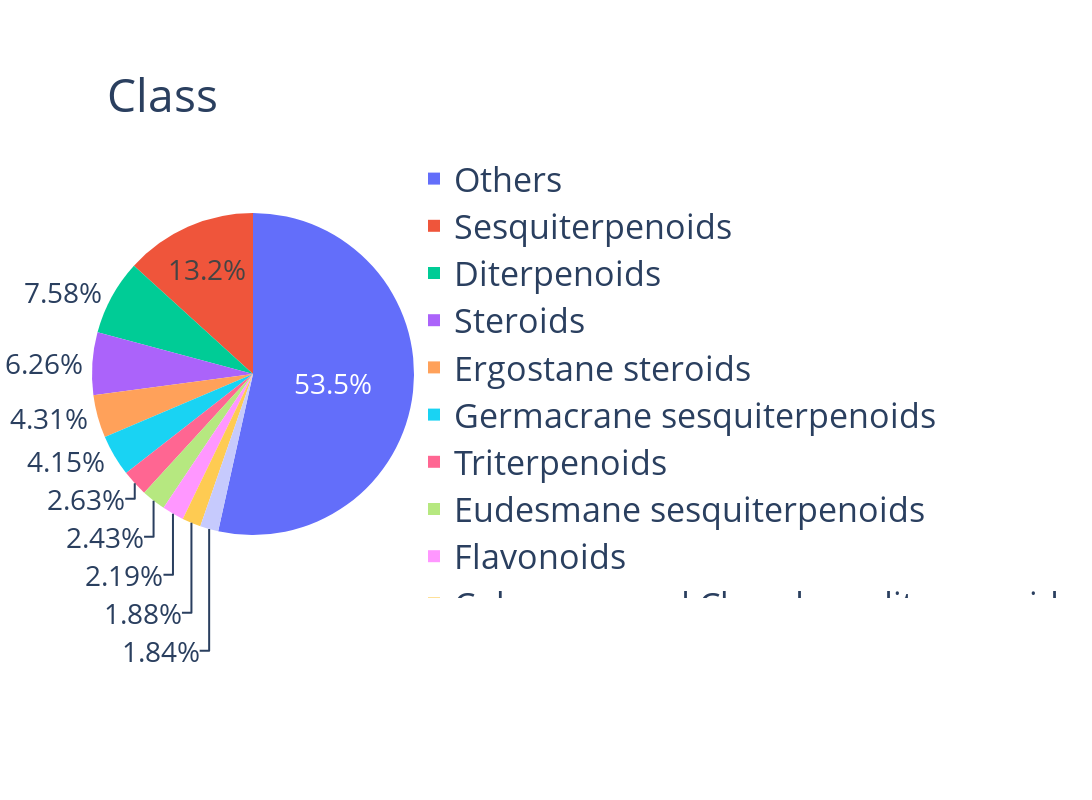

Notebook code cell kept with this figure:
### Code cell
import plotly.express as px
import plotly
import kaleido
import os
import pandas as pd

# Create folder for images if it doesn't exist
if not os.path.exists("images"):
    os.mkdir("images")

# Read data from Excel
dfi = pd.read_excel("Class_counts_complete.xlsx")  # <<< Change file name if needed

# ============================
# Remove unwanted error labels
# ============================
exclude_labels = ["try_again_error", "time_error", "TimeoutError", "OtherError", "not_classified"]
dfi = dfi[~dfi["Class"].isin(exclude_labels)]

# ============================
# Parameter: number of top elements to keep
# ============================
top_n = 10   # <<< Change this number to keep more/fewer elements before grouping the rest as "Others"

# Sort values by counts (descending)
dfi_sorted = dfi.sort_values(by="counts", ascending=False).reset_index(drop=True)

# Keep top_n and group the rest as "Others"
top_data = dfi_sorted.iloc[:top_n].copy()
others_sum = dfi_sorted.iloc[top_n:]["counts"].sum()

if others_sum > 0:
    top_data = pd.concat([
        top_data,
        pd.DataFrame({"Class": ["Others"], "counts": [others_sum]})
    ])

# ============================
# Create pie chart
# ============================
fig = px.pie(
    top_data,
    names="Class",    # <<< Use "Class" column
    values="counts",
    title="Class"
)

# ============================
# Percentages inside the chart
# ============================
fig.update_traces(
    textinfo="percent",     # <<< Controls what text appears inside slices ("percent", "label", "value", etc.)
    textfont_size=28        # <<< Change percentage font size here
)

# ============================
# Title, labels, legend styling
# ============================
fig.update_layout(
    title=dict(
        text="Class",
        x=0.2,                # <<< Move title along X-axis (0 = left, 1 = right)
        y=0.9,                # <<< Move title along Y-axis (0 = bottom, 1 = top)
        xanchor="right",      # <<< Horizontal anchor point for title
        yanchor="top",        # <<< Vertical anchor point for title
        font=dict(size=46)    # <<< Change title font size here
    ),
    font_size=20,             # <<< Change default label font size (applies to tick labels, slice labels, etc.)
    legend_title_text="", 
    legend=dict(
        orientation="v",
        yanchor="middle",     
        y=0.5,                # <<< Move legend along Y-axis
        xanchor="left",       
        x=1,                  # <<< Move legend box along X-axis (controls its horizontal position)
        font=dict(size=34)    # <<< Change legend labels font size here
    ),
    width=1400,
    height=800,
    margin=dict(t=150, b=100, l=80, r=300)  
)

# Show interactive chart
fig.show()

# ============================
# Export for publication
# ============================
fig.write_image(
    "images/3_class.png",   # <<< Output filename
    format="png",
    width=1250,
    height=800,
    scale=1   
)

### Figure 1 — Plotly figure (JSON) as saved in the notebook; plotly's stock layout.template omitted (floating-point values rounded to 4 significant figures)
{"data": [{"domain": {"x": [0, 1], "y": [0, 1]}, "hovertemplate": "Class=%{label}<br>counts=%{value}<extra></extra>", "labels": ["Sesquiterpenoids", "Diterpenoids", "Steroids", "Ergostane steroids", "Germacrane sesquiterpenoids", "Triterpenoids", "Eudesmane sesquiterpenoids", "Flavonoids", "Colensane and Clerodane diterpenoids", "Labdane diterpenoids", "Others"], "legendgroup": "", "name": "", "showlegend": true, "textfont": {"size": 28}, "textinfo": "percent", "type": "pie", "values": [332, 190, 157, 108, 104, 66, 61, 55, 47, 46, 1340]}], "layout": {"font": {"size": 20}, "height": 800, "legend": {"font": {"size": 34}, "orientation": "v", "title": {"text": ""}, "tracegroupgap": 0, "x": 1, "xanchor": "left", "y": 0.5, "yanchor": "middle"}, "margin": {"b": 100, "l": 80, "r": 300, "t": 150}, "title": {"font": {"size": 46}, "text": "Class", "x": 0.2, "xanchor": "right", "y": 0.9, "yanchor": "top"}, "width": 1400}}
